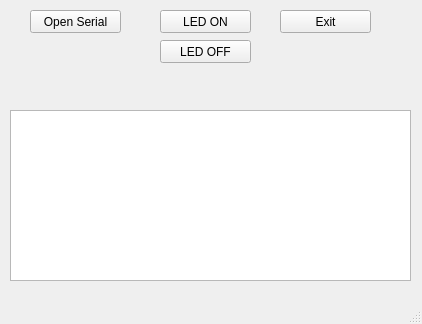
<?xml version="1.0" encoding="UTF-8"?>
<ui version="4.0">
 <class>MainWindow</class>
 <widget class="QMainWindow" name="MainWindow">
  <property name="geometry">
   <rect>
    <x>0</x>
    <y>0</y>
    <width>422</width>
    <height>324</height>
   </rect>
  </property>
  <property name="windowTitle">
   <string>Demo LED Arduino</string>
  </property>
  <widget class="QWidget" name="centralwidget">
   <widget class="QTextEdit" name="textEdit_LogMessage">
    <property name="geometry">
     <rect>
      <x>10</x>
      <y>110</y>
      <width>401</width>
      <height>171</height>
     </rect>
    </property>
    <property name="font">
     <font>
      <family>Fixedsys</family>
     </font>
    </property>
   </widget>
   <widget class="QPushButton" name="pushButton_OpenSerial">
    <property name="geometry">
     <rect>
      <x>30</x>
      <y>10</y>
      <width>91</width>
      <height>23</height>
     </rect>
    </property>
    <property name="text">
     <string>Open Serial</string>
    </property>
   </widget>
   <widget class="QPushButton" name="pushButton_Exit">
    <property name="geometry">
     <rect>
      <x>280</x>
      <y>10</y>
      <width>91</width>
      <height>23</height>
     </rect>
    </property>
    <property name="text">
     <string>Exit</string>
    </property>
   </widget>
   <widget class="QPushButton" name="pushButton_LED_OFF">
    <property name="geometry">
     <rect>
      <x>160</x>
      <y>40</y>
      <width>91</width>
      <height>23</height>
     </rect>
    </property>
    <property name="text">
     <string>LED OFF</string>
    </property>
   </widget>
   <widget class="QPushButton" name="pushButton_LED_ON">
    <property name="geometry">
     <rect>
      <x>160</x>
      <y>10</y>
      <width>91</width>
      <height>23</height>
     </rect>
    </property>
    <property name="text">
     <string>LED ON</string>
    </property>
   </widget>
  </widget>
  <widget class="QMenuBar" name="menubar">
   <property name="geometry">
    <rect>
     <x>0</x>
     <y>0</y>
     <width>422</width>
     <height>21</height>
    </rect>
   </property>
  </widget>
  <widget class="QStatusBar" name="statusbar"/>
 </widget>
 <resources/>
 <connections/>
</ui>
